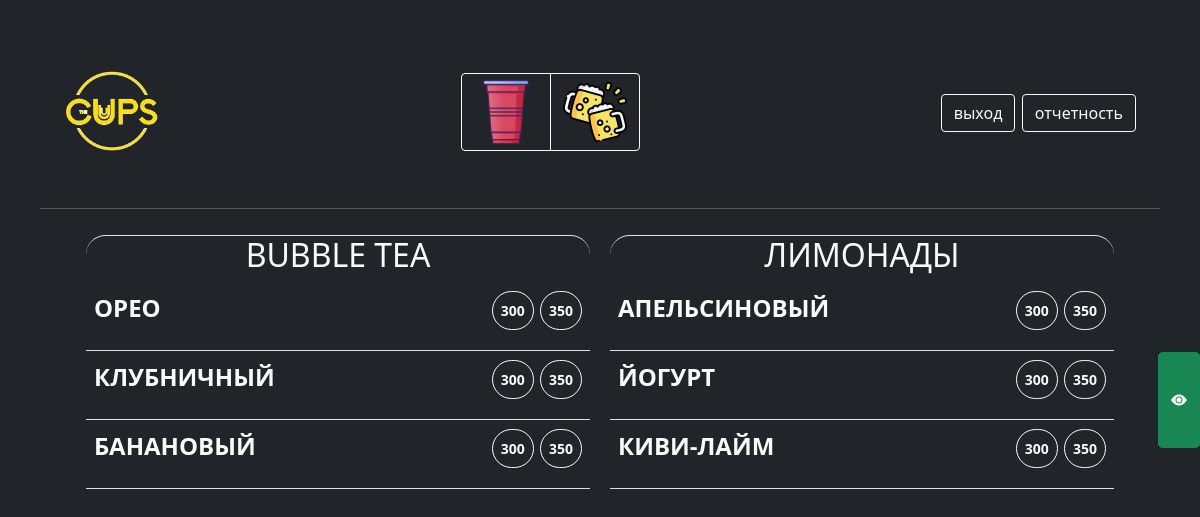
Screenshot of /main/no_alco/ (signed in) with the database file from the repository.
### main/models.py (models this page shows, shortened)
class CupGroup(models.Model):
    name = models.CharField('наименование группы', max_length=50)
    CHOICE_ROOM = (
        ('no_alco', 'безалкогольная комната'),
        ('alco', 'алкогольная комната'),
    )
    room = models.CharField('комната', max_length=10, choices=CHOICE_ROOM, default='no_alco')
    class Meta:
        verbose_name = 'тип'
        verbose_name_plural = 'типы'

class Product(models.Model):
    group = models.ForeignKey(CupGroup, verbose_name='группа', on_delete=models.CASCADE, related_name='group_products')
    size = models.ForeignKey(CupSize, verbose_name='размер', on_delete=models.CASCADE, related_name='size_products', blank=True, null=True)
    name = models.CharField('название', max_length=50)
    description = models.TextField('описание')
    price = models.PositiveIntegerField(verbose_name='цена за ед', default=300)
    order_p = models.PositiveSmallIntegerField('порядок', default=0)
    enabled = models.BooleanField('действующая?', default=True)
    class Meta:
        verbose_name = 'товар'
        verbose_name_plural = 'товары'
        ordering = ['group','order_p']

### main/views.py (the view, shortened to what this page needs)
# urls.py: path('',include('main.urls'))
@login_required(login_url="/")
def main(request, room):
     groups = CupGroup.objects.filter(room=room)
     context = {
        'title':'основная',
        'groups': groups,
     }
     return render(request,'main.html', context)

### main/models.py (called while the page is built)
    def __str__(self):
        return self.name.upper()

### templates/main.html (shortened to what this page needs)
{% extends 'base.html' %}
{% load crispy_forms_tags %}
{% load static %}
{% block main %}
<header class="d-flex justify-content-between mb-4 align-items-center">
  <div class="m-4">
    <img src="/static/images/cups.PNG" alt="" width="96" height="96" class="rounded-pill">
  </div>
  <div class="btn-group m-2 mb-2" role="group" aria-label="Basic example" id="role">
    <a href="{% url 'main' 'no_alco' %}" class="btn btn-outline-light"><img src="{% static '/images/cup.png' %}" width="64"></a>
    <a href="{% url 'main' 'alco' %}" class="btn btn-outline-light"><img src="{% static '/images/beer.png' %}" width="64"></a>
  </div>
  <div class="m-4 navigator">
    <a href="{% url 'logout' %}" class="btn btn-outline-light nav_buttons">выход</a>
    {% if request.user.is_staff %}
    <a href="{% url 'report' %}" class="btn btn-outline-light nav_buttons">отчетность</a>
    {% endif %}
  </div>
</header>
<hr class="fw-bold" style="color:antiquewhite;">
<div class="flex-container">
    {% for group in groups %}
      <div class="flex-item">
        {% if group.group_products.all %}
          <div class="text-uppercase border-top rounded-pill">
            <h2 class="text-center">{{ group.name }}</h2>
          </div>
        {% endif %}
        {% regroup group.group_products.all by name as group_list %}
          {% for group in group_list %}
          <div class="justify-content-between d-flex p-2 border-bottom">
            <div class="fw-bold">
              <p class="text-uppercase" title="{{group.list.0.description}}" data-toggle="tooltip">{{group.grouper}}</p>
            </div>
            <div class="">
              {% for product in group.list %}
                <button value="{{product.id}}" class="order_btn btn btn-sm btn-outline-light rounded-pill p-2 fw-bold" data-toggle="tooltip" title="{{product.size}}">{{product.price}}</button>
              {% endfor %}
            </div>
            </div>
          {% endfor %}
        </div>
    {% endfor %}
</div>
<div class="d-flex position-fixed rounded-4" id="order_form">
  <div class="shower">
    <button type="button" class="btn btn-success h-100" style="min-height: 96px;">
      <i class="bi bi-eye-fill"></i>
    </button>
  </div>
</div>
{% endblock %}

### static/desktop.css (style rules this page uses)
.flex-container { display: flex; flex-wrap: wrap; justify-content: center; }
.flex-item { display: block; width: 45%; margin: 10px; }
body { font-family: "Finder"; height: 100%; margin: 40px!important; font-size: 24px!important; }
#order_form { right:0%; background-color: black; transform: translate(0, -50%); top:50%; }

### static/style.css (style rules this page uses)
body { font-family: "Finder"; height: 100%; margin: 40px!important; }
.nav_buttons { width: 100px; display: inline-block; margin: 5px; }
.btn { font-size: 1em!important; }
.flex-container { display: block; }
.flex-item { box-sizing: border-box; margin: 30px; margin-top: 30px; flex: 1 1 45%; box-sizing: border-box; margin: 10px; }
#order_form { right:0%; background-color: black; transform: translate(0, -50%); top:50%; }
.navigator { display: flex; flex-direction: column; }

### rows the page displays
CupGroup: name "BUBBLE TEA", grouper "ОРЕО" "КЛУБНИЧНЫЙ" "БАНАНОВЫЙ"
Product: {{ product.id }} 1 (drawn), price "300"
Product: {{ product.id }} 2 (drawn), price "350"
Product: {{ product.id }} 3 (drawn), price "300"
Product: {{ product.id }} 4 (drawn), price "350"
Product: {{ product.id }} 5 (drawn), price "300"
Product: {{ product.id }} 6 (drawn), price "350"
CupGroup: name "ЛИМОНАДЫ", grouper "АПЕЛЬСИНОВЫЙ" "ЙОГУРТ" "КИВИ-ЛАЙМ"
Product: {{ product.id }} 7 (drawn), price "300"
Product: {{ product.id }} 8 (drawn), price "350"
Product: {{ product.id }} 9 (drawn), price "300"
Product: {{ product.id }} 10 (drawn), price "350"
Product: {{ product.id }} 11 (drawn), price "300"
Product: {{ product.id }} 12 (drawn), price "350"
